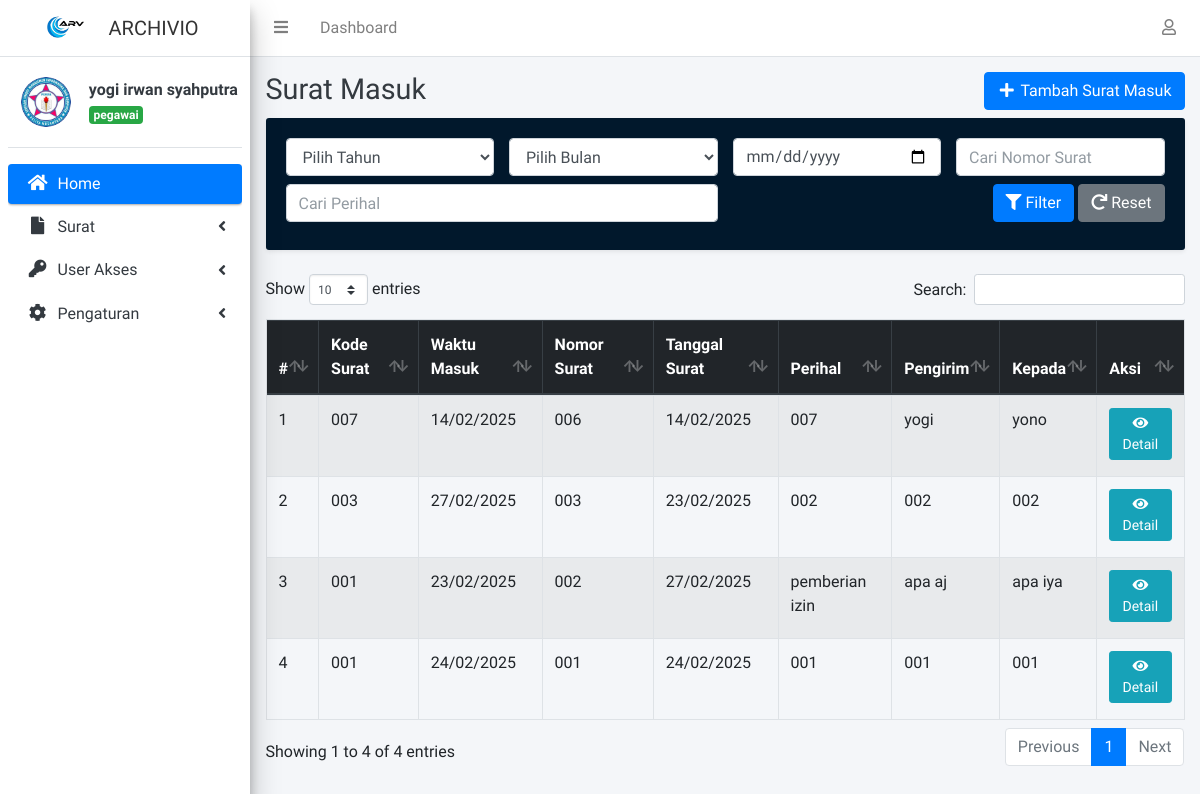
The app's page /surat/masuk.php (signed in) with its own data.
### tables this page shows
CREATE TABLE `users` (
  `id` int(11) NOT NULL,
  `username` varchar(255) NOT NULL,
  `password` varchar(255) NOT NULL,
  `role` varchar(255) NOT NULL,
  `name` varchar(255) DEFAULT NULL,
  `foto` varchar(255) NOT NULL
);

CREATE TABLE `surat_masuk` (
  `id` int(11) NOT NULL,
  `kode_surat` varchar(255) NOT NULL,
  `waktu_masuk` timestamp NOT NULL DEFAULT current_timestamp(),
  `nomor_surat` varchar(50) NOT NULL,
  `tanggal_surat` timestamp NOT NULL DEFAULT current_timestamp(),
  `perihal` varchar(255) NOT NULL,
  `pengirim` varchar(255) NOT NULL,
  `kepada` varchar(255) NOT NULL,
  `lampiran` varchar(255) DEFAULT NULL
);

### connection/functions.php (called while the page is built, shortened)
<?php
include "connection.php";
$base_url = "http://localhost/arsip_surat/";
function encode_id($id)
{
    global $conn;
    $id = mysqli_real_escape_string($conn, $id);
    return uniqid() . hash('sha1', $id);
}
function get_userLog($id) {
    global $conn;
    $query = "SELECT * FROM users WHERE id = ?";
    $stmt = mysqli_prepare($conn, $query);
    mysqli_stmt_bind_param($stmt, "i", $id);
    mysqli_stmt_execute($stmt);
    $result = mysqli_stmt_get_result($stmt);
    return mysqli_fetch_assoc($result);
}

### surat/masuk.php (the view, shortened to what this page needs)
<?php
include "../connection/functions.php";
$surat_masuk = mysqli_query($conn, "SELECT * FROM surat_masuk");
?>
<!DOCTYPE html>
<html lang="id">
<head>
    <?php include "../component/css.php"; ?>
</head>
<body class="hold-transition sidebar-mini layout-fixed">
<div class="wrapper">
    <?php include '../component/sidebar.php'; ?>
    <?php include '../component/navbar.php'; ?>
    <div class="content-wrapper">
    <div class="content-header">
              <div class="container">
        <div class="row mb-2">
          <div class="col-sm">
            <h1 class="m-0 text-dark">Surat Masuk</h1>
          </div>
<div class="col-sm text-right">
    <button type="button" data-toggle="modal" data-target="#add_mail" class="btn btn-primary">
        <i class="fas fa-fw fa-plus"></i> Tambah Surat Masuk
    </button>
</div>
      </div>
    </div>
<section class="content">
  <div class="container">
    <div class="row">
      <div class="col-lg-12">
        <div class="card shadow-sm bg-light mb-4">
          <div class="card-body">
            <div class="row">
              <div class="col-md-3 mb-2">
                  <select id="filterTahun" class="form-control">
                      <option value="">Pilih Tahun</option>
                  </select>
              </div>
              <div class="col-md-3 mb-2">
                <select id="filterBulan" class="form-control">
                  <option value="">Pilih Bulan</option>
                </select>
              </div>
              <div class="col-md-3 mb-2">
                <input type="date" id="filterTanggal" class="form-control">
              </div>
              <div class="col-md-3 mb-2">
                <input type="text" id="filterNomorSurat" class="form-control" placeholder="Cari Nomor Surat">
              </div>
              <div class="col-md-6 mb-2">
                <input type="text" id="filterPerihal" class="form-control" placeholder="Cari Perihal">
              </div>
              <div class="col-md-6 mb-2 text-right">
                <button id="btnFilter" class="btn btn-primary"><i class="fas fa-filter"></i> Filter</button>
                <button id="btnReset" class="btn btn-secondary"><i class="fas fa-redo"></i> Reset</button>
              </div>
            </div>
          </div>
        </div>
        <div class="table-responsive">
          <table class="table table-bordered table-hover table-striped" id="table_id">
            <thead class="thead-dark">
              <tr>
                <th>#</th>
                <th>Kode Surat</th>
                <th>Waktu Masuk</th>
                <th>Nomor Surat</th>
                <th>Tanggal Surat</th>
                <th>Perihal</th>
                <th>Pengirim</th>
                <th>Kepada</th>
                <th>Aksi</th>
              </tr>
            </thead>
            <tbody>
              <?php $i = 1; ?>
              <?php foreach ($surat_masuk as $surat) { ?>
              <tr>
                <td><?= $i++; ?></td>
                <td><?= $surat['kode_surat']; ?></td>
                <td><?= date('d/m/Y', strtotime($surat['waktu_masuk'])); ?></td>
                <td><?= $surat['nomor_surat']; ?></td>
                <td><?= date('d/m/Y', strtotime($surat['tanggal_surat'])); ?></td>
                <td><?= $surat['perihal']; ?></td>
                <td><?= $surat['pengirim']; ?></td>
                <td><?= $surat['kepada']; ?></td>
                <td>
                  <a href="detail/surat_masuk.php?id_surat=<?= encode_id($surat['id']); ?>" class="btn btn-sm mb-1 btn-info"><i class="fas fa-eye"></i> Detail</a>
                </td>
              </tr>
              <?php }; ?>
            </tbody>
          </table>
        </div>
      </div>
    </div>
  </div>
</section>
  </div>
</div>
</div>
</body>
</html>

### component/css.php (shortened to what this page needs)
<link rel="stylesheet" href="<?= $base_url; ?>assets/bootstrap/css/bootstrap.css">
<link rel="stylesheet" href="<?= $base_url; ?>assets/fontawesome-free/css/all.min.css">
<link rel="stylesheet" href="<?= $base_url; ?>assets/adminlte/adminlte.min.css">
<link rel="stylesheet" href="<?= $base_url; ?>assets/overlayScrollbars/css/OverlayScrollbars.min.css">
<link rel="stylesheet" href="<?= $base_url; ?>assets/datatables/css/dataTables.bootstrap4.min.css">
<link rel="stylesheet" href="<?= $base_url; ?>assets/fancybox/jquery.fancybox.min.css">
<link href="assets/css/style.css" rel="stylesheet">
<link href="assets/css/util.css" rel="stylesheet">

### component/sidebar.php (shortened to what this page needs)
<?php
$get_userLog = get_userLog($_SESSION["id_user"]);
?>
<aside class="main-sidebar sidebar-light-primary elevation-4">
  <a href="<?= $base_url; ?>index.php" class="brand-link">
    <img src="<?= $base_url; ?>assets/img/logo.png" alt="Logo" class="brand-image rounded  p-1 bg-white">
    <span class="brand-text font-weight-dark">ARCHIVIO</span>
  </a>
  <div class="sidebar">
      <div class="user-panel mt-3 pb-3 mb-3 d-flex align-items-center">
      <div class="image">
          <img class="rounded-pill" style="width: 50px; height: 50px;" src="<?= $base_url; ?>assets/img/user_profile/<?= $get_userLog['foto']; ?>" alt="User Image">
      </div>
      <div class="info ml-2">
          <a href="<?= $base_url; ?>index.php" class="d-block font-weight-bold">
              <?= $get_userLog['name']; ?>
          </a>
          <span class="badge badge-success"><?= $get_userLog['role']; ?></span>
      </div>
  </div>
    <nav class="mt-2">
      <ul class="nav nav-pills nav-sidebar flex-column" data-widget="treeview" role="menu" data-accordion="false">
        <li class="nav-item has-treeview menu-open">
          <a href="<?= $base_url; ?>index.php" class="nav-link active">
            <i class="nav-icon fas fa-home"></i>
            <p>
              Home
            </p>
          </a>
        </li>
        <li class="nav-item has-treeview">
          <a href="<?= $base_url; ?>#" class="nav-link">
            <i class="nav-icon fa fa-file"></i>
            <p>
              Surat
              <i class="fas fa-angle-left right"></i>
            </p>
          </a>
        </li>
        <li class="nav-item has-treeview">
          <a href="<?= $base_url; ?>#" class="nav-link">
            <i class="nav-icon fa fa-key"></i>
            <p>
              User Akses
              <i class="fas fa-angle-left right"></i>
            </p>
          </a>
        </li>
        <li class="nav-item has-treeview">
          <a href="<?= $base_url; ?>#" class="nav-link">
            <i class="nav-icon fa fa-cog"></i>
            <p>
              Pengaturan
              <i class="fas fa-angle-left right"></i>
            </p>
          </a>
        </li>
      </ul>
    </nav>
  </div>
</aside>

### component/navbar.php (shortened to what this page needs)
<nav class="main-header navbar navbar-expand navbar-white navbar-light">
  <ul class="navbar-nav">
    <li class="nav-item">
      <a class="nav-link" data-widget="pushmenu" href="#" role="button"><i class="fas fa-bars"></i></a>
    </li>
    <li class="nav-item d-none d-sm-inline-block">
      <a href="<?= $base_url; ?>index.php" class="nav-link">Dashboard</a>
    </li>
  </ul>
  <ul class="navbar-nav ml-auto">
    <li class="nav-item dropdown">
      <a class="nav-link" data-toggle="dropdown" href="#">
        <i class="far fa-user"></i>
      </a>
    </li>
  </ul>
</nav>

### assets/css/style.css (style rules this page uses)
.card-body { border-radius: 3px; background-color: rgb(1, 24, 44); color: rgb(255, 253, 253); }

### records on screen
users: foto (picture), name "yogi irwan syahputra", role "pegawai"
surat_masuk: kode_surat "007", waktu_masuk "14/02/2025", nomor_surat "006", tanggal_surat "14/02/2025", perihal "007", pengirim "yogi", kepada "yono"
surat_masuk: kode_surat "003", waktu_masuk "27/02/2025", nomor_surat "003", tanggal_surat "23/02/2025", perihal "002", pengirim "002", kepada "002"
surat_masuk: kode_surat "001", waktu_masuk "23/02/2025", nomor_surat "002", tanggal_surat "27/02/2025", perihal "pemberian izin", pengirim "apa aj", kepada "apa iya"
surat_masuk: kode_surat "001", waktu_masuk "24/02/2025", nomor_surat "001", tanggal_surat "24/02/2025", perihal "001", pengirim "001", kepada "001"
